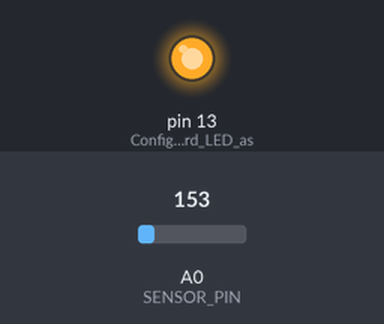
This sketch was run on a simulated Arduino Uno, built with avr-gcc and run on an emulated ATmega328P. Shown: output pins drawn as LEDs (lit = HIGH). The inputs (shaded band) are chosen by the test bench; at power-on: A0 (SENSOR_PIN) = 153. What the sketch prints to the serial monitor is not drawn.

Above: at 1.8 s.
1.9 s: A0 (SENSOR_PIN) set to 131
At 3.4 s:
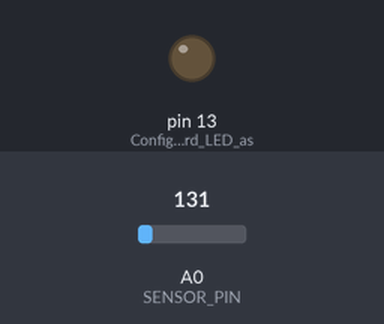
4.8 s: A0 (SENSOR_PIN) set to 111
Timing chart, 0 to 14.8 s (numbered marks = the images above; inputs shaded):
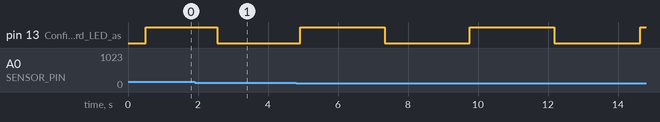

The sketch:

sketch.ino
```cpp
// TMP36 Temperature Sensor Simulation
// Board: ST Nucleo L031K6 | Framework: Arduino
// Reads a potentiometer on A0 as a TMP36 analog proxy

// ── Constants ────────────────────────────────────────────────
const int    SENSOR_PIN   = A0;       // Analog pin connected to potentiometer / TMP36
const int    BAUD_RATE    = 115200;   // Serial baud rate
const int    INTERVAL_MS  = 500;      // Sampling interval in milliseconds
const float  VREF_MV      = 3300.0;  // Reference voltage in millivolts (3.3 V board)
const int    ADC_MAX      = 1023;     // 10-bit ADC max value
const int    MV_LOW       = 100;      // Lower bound for "OK" status (mV)
const int    MV_HIGH      = 3200;     // Upper bound for "OK" status (mV)

// ── State ─────────────────────────────────────────────────────
bool ledState = false;                // Tracks current LED_BUILTIN state

// ─────────────────────────────────────────────────────────────
void setup() {
  Serial.begin(BAUD_RATE);           // Start serial at 115200 baud
  pinMode(LED_BUILTIN, OUTPUT);      // Configure onboard LED as output
  pinMode(SENSOR_PIN, INPUT);        // Configure A0 as analog input (optional, good practice)
}

// ─────────────────────────────────────────────────────────────
void loop() {
  static unsigned long lastTime = 0;         // Stores timestamp of last reading

  unsigned long now = millis();              // Current uptime in milliseconds

  // Only sample every INTERVAL_MS milliseconds (non-blocking)
  if (now - lastTime < INTERVAL_MS) return;
  lastTime = now;                            // Update last sample timestamp

  // ── 1. Read ADC ──────────────────────────────────────────
  int raw = analogRead(SENSOR_PIN);          // Raw 10-bit ADC value (0–1023)

  // ── 2. Convert to millivolts ─────────────────────────────
  int mv = (int)(raw * VREF_MV / ADC_MAX);  // Scale raw value to mV (0–3300)

  // ── 3. Convert mV to temperature (TMP36 formula) ─────────
  // TMP36: 500 mV offset at 0 °C, 10 mV/°C slope
  float temp = (mv - 500) / 10.0;           // Temperature in degrees Celsius

  // ── 4. Determine status ───────────────────────────────────
  // "OK" when voltage is within the sensor's valid output range
  const char* status = (mv >= MV_LOW && mv <= MV_HIGH) ? "OK" : "OUT_OF_RANGE";

  // ── 5. Send JSON over Serial ──────────────────────────────
  Serial.print("{\"ts\":");     // Opening brace + timestamp key
  Serial.print(now);            // millis() value
  Serial.print(",\"raw\":");    // Raw ADC key
  Serial.print(raw);            // Raw ADC value
  Serial.print(",\"mv\":");     // Millivolts key
  Serial.print(mv);             // Millivolts value
  Serial.print(",\"temp\":");   // Temperature key
  Serial.print(temp, 1);        // Temperature value, 1 decimal place
  Serial.print(",\"status\":\""); // Status key (opening quote)
  Serial.print(status);         // "OK" or "OUT_OF_RANGE"
  Serial.println("\"}");        // Closing quote, brace, and newline

  // ── 6. Toggle onboard LED ─────────────────────────────────
  ledState = !ledState;                      // Flip LED state
  digitalWrite(LED_BUILTIN, ledState);       // Apply new LED state
}
```

Measured:
- by itself, pin 13 (Configure_onboard_LED_as): alternates HIGH for 2.4 s and LOW for 2.4 s
